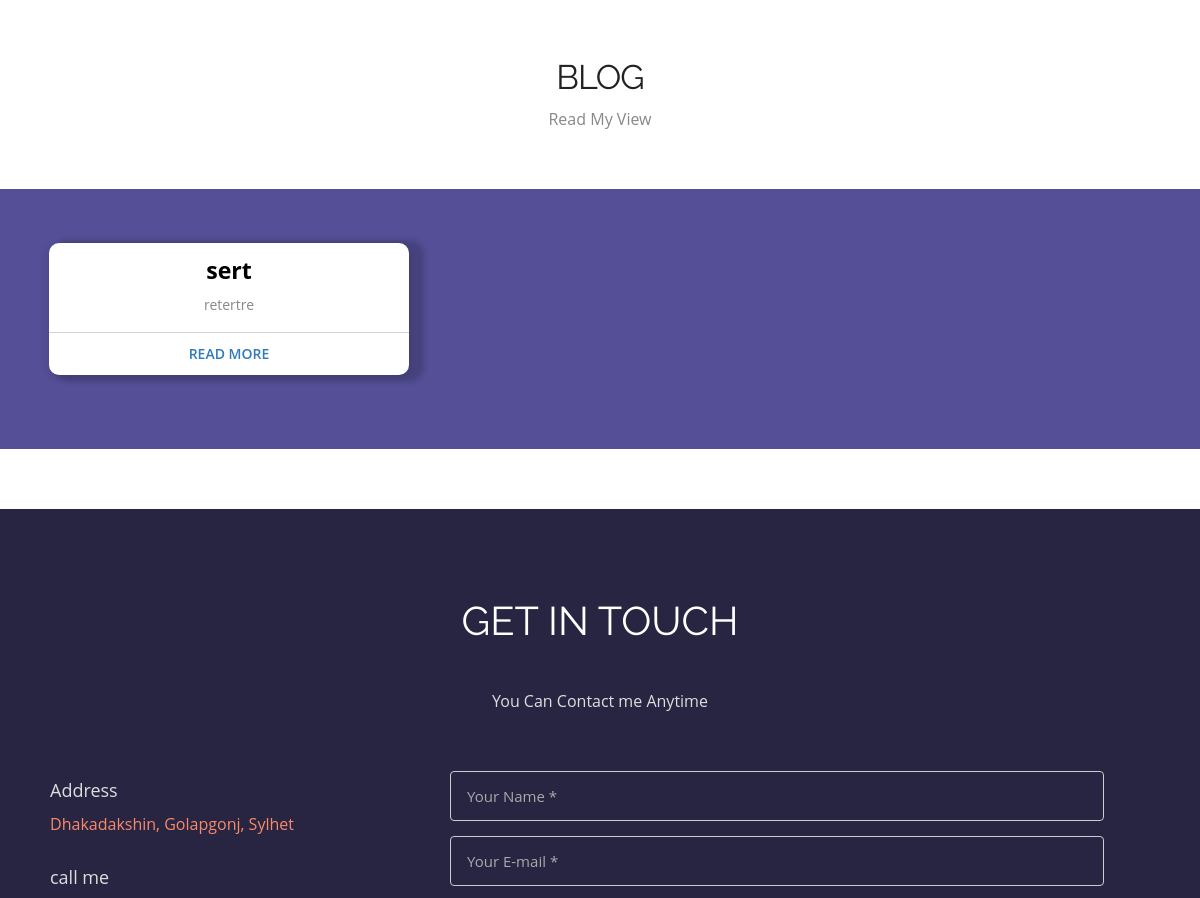
The app's page / (middle part), older data.
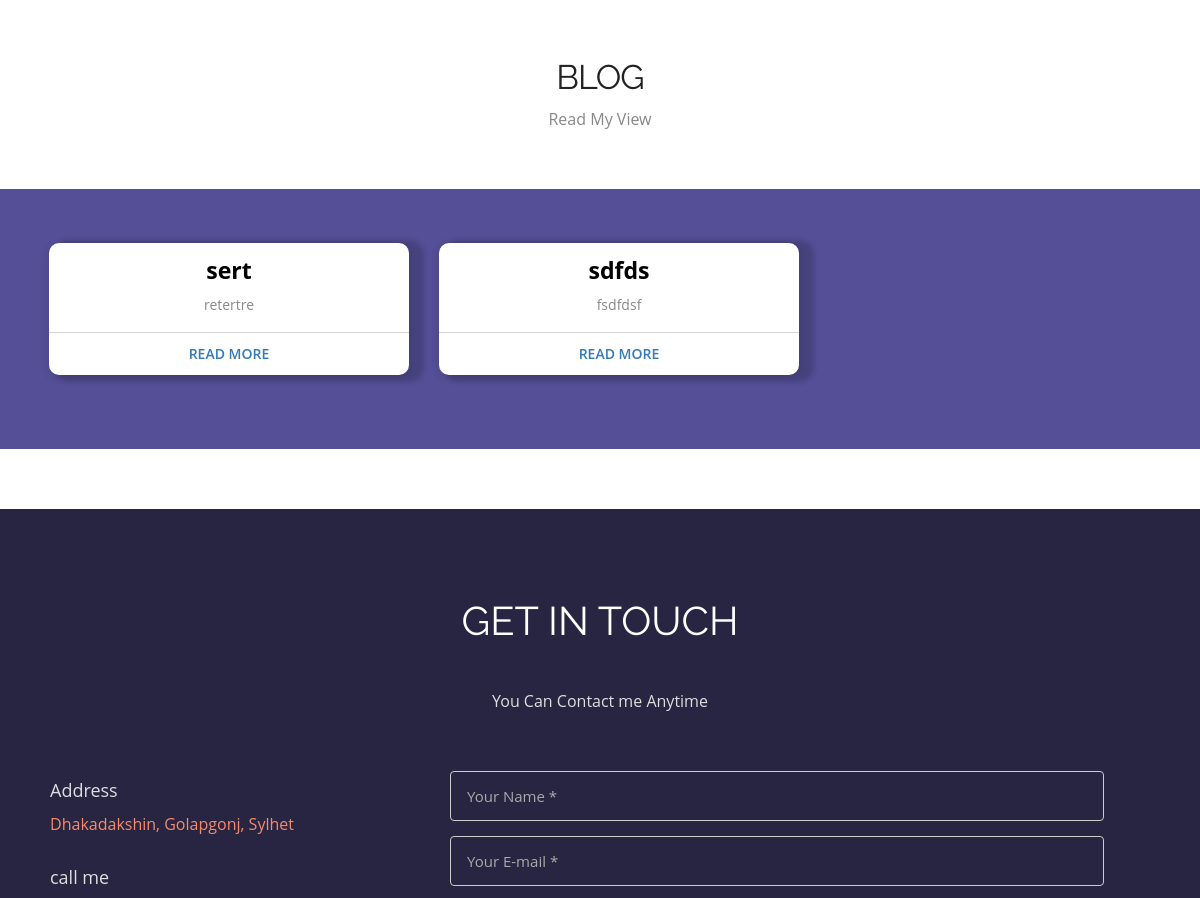
The same page, newer data.
### emadapp/models.py (models this page shows)
class Blog(models.Model):
    title = models.CharField(max_length=100)
    description = models.TextField()
    dateblog = models.DateTimeField(auto_now_add=True)

### emadapp/views.py (the view, shortened to what this page needs)
# urls.py: path("", HomeView.as_view(), name='home'),
class HomeView(View):
    def get(self, request):
        blog = Blog.objects.all()
        return render(request, "home.html", {'blog': blog})

### emadapp/templatetags/news_load.py (called while the page is built)
@register.filter(name='cutword')
def cutword(description):
    return description[:200]

### emadapp/templates/home.html (shortened to what this page needs)
{% extends 'base.html' %} <br />
{% load news_load %} <br />
{% block content %} <br />
{% load static %}
<link rel="stylesheet" href="{% static 'css/testimonial.css' %}" />
<div class="section-title" style="margin-top: 6rem">
  <h2 class="mt-5">Blog</h2>
  <h6>Read My View</h6>
</div>
<section>
<div class="blog" id="blog">
  <section class="wrapper" style="background: #544F96;">
    <div class="container-fostrap" style="background: #544F96;">
      <div class="content">
        <div class="container">
          <div class="row">
            {% for b in blog %}
            <div class="col-xs-12 col-sm-4">
              <div class="card">
                <div class="card-content">
                  <h4 class="card-title text-center">
                    <a href="{% url 'blog' b.id %}"> {{b.title}} </a>
                  </h4>
                  <p class="text-center">{{b.description|cutword}}</p>
                </div>
                <div class="card-read-more">
                  <a
                    href="{% url 'blog' b.id %}"
                    class="btn btn-link btn-block"
                    target="_blank"
                  >
                    Read More
                  </a>
                </div>
              </div>
            </div>
            {% endfor %}
          </div>
        </div>
      </div>
    </div>
  </div>
  </section>
  <footer class="footer_wrapper" style="margin-top:6rem; background: #272541;" >
    <div class="container">
      <section class="page_section contact" id="contact">
        <div class="contact_section">
          <h2>Get In Touch</h2>
          <h6 style="color:#DEDEDE;">You Can Contact me Anytime</h6>
        </div>
        <div class="row">
          <div class="col-lg-4 wow fadeInLeft">
            <div class="contact_info">
              <div class="detail">
                <h4 style="color:#DEDEDE;">Address</h4>
                <p style="color: #f9896b">Dhakadakshin, Golapgonj, Sylhet</p>
              </div>
              <div class="detail">
                <h4 style="color:#DEDEDE;">call me</h4>
              </div>
            </div>
          </div>
          <div class="col-lg-8 wow fadeInLeft delay-06s">
            <form action="" method="POST">
              <div class="form">
                <input
                  class="input-text"
                  type="text"
                  name="name"
                  value="Your Name *"
                  onFocus="if(this.value==this.defaultValue)this.value='';"
                  onBlur="if(this.value=='')this.value=this.defaultValue;"
                />
                <input
                  class="input-text"
                  type="email"
                  name="sender"
                  value="Your E-mail *"
                  onFocus="if(this.value==this.defaultValue)this.value='';"
                  onBlur="if(this.value=='')this.value=this.defaultValue;"
                />
              </div>
            </form>
          </div>
        </div>
      </section>
    </div>
  </footer>
  {% endblock content %} <br />

Row changes from the older to the newer data that the page shows:
added Blog: title "sdfds", description "fsdfdsf"
